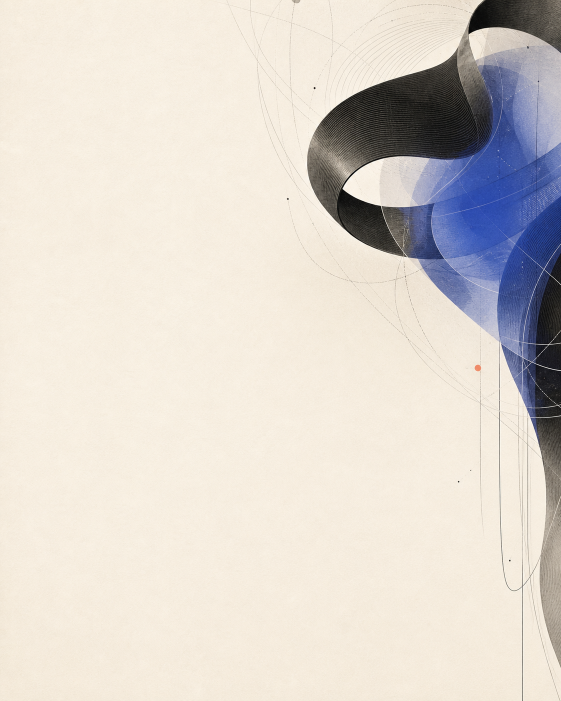
#> input picture assets/recruitment/xlab-recruitment-art-v1.png, 1122 x 1402 px (shown at 1/2 size)
$ python render_posters.py
#> lines starting #> are read from the running program, lines starting #| are printed output that depends on the picture
from pathlib import Path

from PIL import Image, ImageDraw, ImageFont
from reportlab.graphics.barcode import qr


ROOT = Path(__file__).resolve().parents[1]
OUT = ROOT / "assets" / "recruitment"
W, H = 1080, 1350

IVORY = (243, 237, 225)
PAPER = (248, 244, 235, 238)
INK = (23, 26, 22)
MUTED = (101, 106, 99)
COBALT = (68, 92, 200)
CORAL = (221, 120, 95)
RULE = (190, 188, 179)

ARIAL = "/System/Library/Fonts/Supplemental/Arial.ttf"
ARIAL_BOLD = "/System/Library/Fonts/Supplemental/Arial Bold.ttf"
ZH_SANS = "/System/Library/Fonts/Hiragino Sans GB.ttc"


def font(size, bold=False, zh=False):
    path = ZH_SANS if zh else (ARIAL_BOLD if bold else ARIAL)
    return ImageFont.truetype(path, size=size)


def cover(image, size):
#> called with size = (1080, 1350)
    scale = max(size[0] / image.width, size[1] / image.height)
#> scale = 0.963
    resized = image.resize((round(image.width * scale), round(image.height * scale)), Image.Resampling.LANCZOS)
    left = (resized.width - size[0]) // 2
#> left = 0
    top = (resized.height - size[1]) // 2
#> top = 0
    return resized.crop((left, top, left + size[0], top + size[1]))


def alpha_at(y):
    points = [(0, 8), (370, 22), (520, 145), (770, 230), (1350, 248)]
    for (y0, a0), (y1, a1) in zip(points, points[1:]):
        if y <= y1:
            t = (y - y0) / (y1 - y0)
            return round(a0 + (a1 - a0) * t)
    return points[-1][1]


def add_wash(canvas):
    wash = Image.new("RGBA", (W, H), (0, 0, 0, 0))
#> wash: PIL image 1080x1350 RGBA; every value is 0
    pixels = wash.load()
    for y in range(H):
        base = alpha_at(y)
        for x in range(W):
            left_boost = round(20 * (1 - x / W))
            pixels[x, y] = (*IVORY, min(255, base + left_boost))
    canvas.alpha_composite(wash)
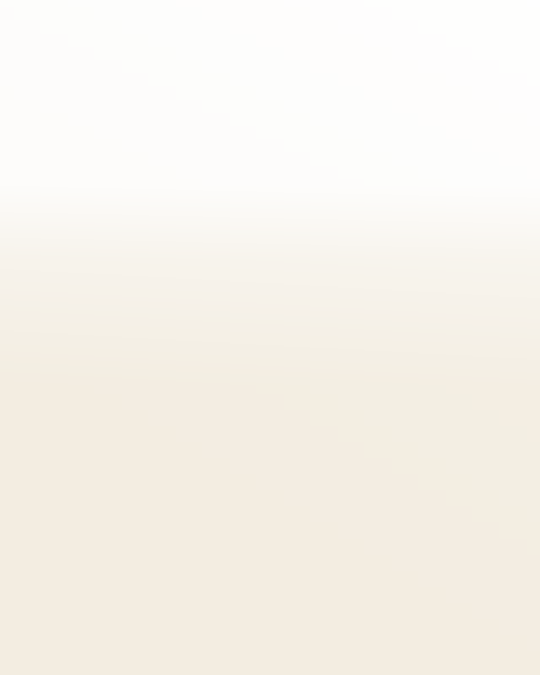
#> wash: PIL image 1080x1350 RGBA (shown at 1/2 size); mean R, G, B, A 243, 237, 225, 160.3; transparent parts drawn white
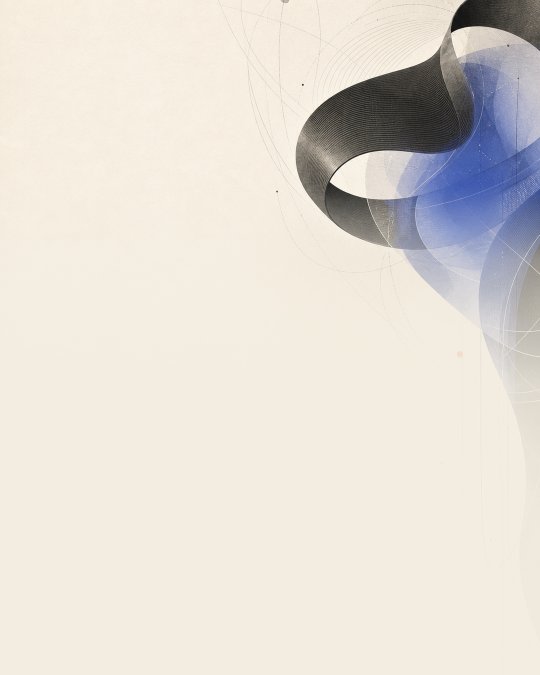
#> canvas: PIL image 1080x1350 RGBA (shown at 1/2 size); mean R, G, B, A 225.9, 220.6, 212.5, 255


def tracked(draw, xy, text, text_font, fill, tracking=2):
    x, y = xy
    for char in text:
        draw.text((x, y), char, font=text_font, fill=fill, anchor="lt")
        width = draw.textlength(char, font=text_font)
        x += width + tracking


def line(draw, xy, text, text_font, fill=INK, anchor="lt", stroke_width=0):
    draw.text(xy, text, font=text_font, fill=fill, anchor=anchor, stroke_width=stroke_width, stroke_fill=fill)


def text_lines(draw, x, y, lines, text_font, fill=INK, leading=None, stroke_width=0):
    leading = leading or round(text_font.size * 1.18)
    for index, text in enumerate(lines):
        line(draw, (x, y + index * leading), text, text_font, fill, stroke_width=stroke_width)


def qr_image(target, box=118):
    widget = qr.QrCodeWidget(target)
    widget.qr.make()
    matrix = widget.qr.modules
    modules = len(matrix)
    quiet = 4
    unit = max(1, box // (modules + quiet * 2))
    actual = (modules + quiet * 2) * unit
    image = Image.new("RGB", (actual, actual), IVORY)
    draw = ImageDraw.Draw(image)
    for row, values in enumerate(matrix):
        for col, value in enumerate(values):
            if value:
                x0 = (col + quiet) * unit
                y0 = (row + quiet) * unit
                draw.rectangle((x0, y0, x0 + unit - 1, y0 + unit - 1), fill=INK)
    return image.resize((box, box), Image.Resampling.NEAREST)


def paste_black_logo(canvas):
#> (the run stopped early here; a loop or call above may not have finished)
